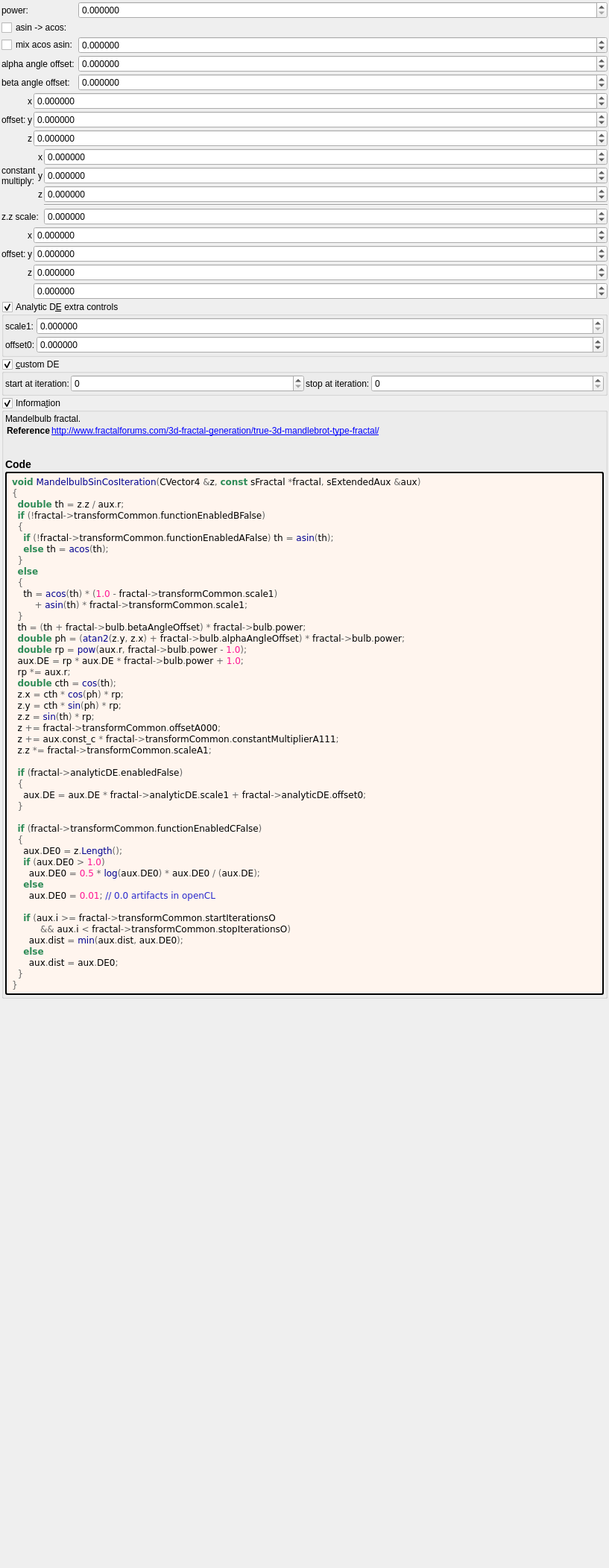
<?xml version="1.0" encoding="UTF-8"?>
<ui version="4.0">
 <class>Form</class>
 <widget class="QWidget" name="Form">
  <property name="geometry">
   <rect>
    <x>0</x>
    <y>0</y>
    <width>817</width>
    <height>2104</height>
   </rect>
  </property>
  <property name="windowTitle">
   <string notr="true">mandelbulb_sin_cos</string>
  </property>
  <layout class="QVBoxLayout" name="verticalLayout">
   <property name="spacing">
    <number>2</number>
   </property>
   <property name="leftMargin">
    <number>2</number>
   </property>
   <property name="topMargin">
    <number>2</number>
   </property>
   <property name="rightMargin">
    <number>2</number>
   </property>
   <property name="bottomMargin">
    <number>2</number>
   </property>
   <item>
    <layout class="QGridLayout" name="gridLayout" columnstretch="0,1">
     <property name="spacing">
      <number>2</number>
     </property>
     <item row="1" column="1">
      <widget class="MyDoubleSpinBox" name="spinbox_power">
       <property name="sizePolicy">
        <sizepolicy hsizetype="Minimum" vsizetype="Maximum">
         <horstretch>0</horstretch>
         <verstretch>0</verstretch>
        </sizepolicy>
       </property>
       <property name="prefix">
        <string/>
       </property>
       <property name="suffix">
        <string/>
       </property>
       <property name="decimals">
        <number>6</number>
       </property>
       <property name="minimum">
        <double>0.000000000000000</double>
       </property>
       <property name="maximum">
        <double>99.989999999999995</double>
       </property>
       <property name="singleStep">
        <double>0.100000000000000</double>
       </property>
      </widget>
     </item>
     <item row="2" column="0">
      <widget class="MyCheckBox" name="checkBox_transf_function_enabledA_false">
       <property name="text">
        <string>asin -&gt; acos:</string>
       </property>
      </widget>
     </item>
     <item row="1" column="0">
      <widget class="QLabel" name="label_42">
       <property name="text">
        <string notr="true">power:</string>
       </property>
      </widget>
     </item>
     <item row="5" column="1">
      <widget class="MyDoubleSpinBox" name="spinboxd_beta_angle_offset">
       <property name="sizePolicy">
        <sizepolicy hsizetype="Minimum" vsizetype="Maximum">
         <horstretch>0</horstretch>
         <verstretch>0</verstretch>
        </sizepolicy>
       </property>
       <property name="prefix">
        <string/>
       </property>
       <property name="suffix">
        <string/>
       </property>
       <property name="decimals">
        <number>6</number>
       </property>
       <property name="minimum">
        <double>-36000.000000000000000</double>
       </property>
       <property name="maximum">
        <double>36000.000000000000000</double>
       </property>
       <property name="singleStep">
        <double>0.100000000000000</double>
       </property>
      </widget>
     </item>
     <item row="5" column="0">
      <widget class="QLabel" name="label_9">
       <property name="text">
        <string>beta angle offset:</string>
       </property>
      </widget>
     </item>
     <item row="4" column="1">
      <widget class="MyDoubleSpinBox" name="spinboxd_alpha_angle_offset">
       <property name="sizePolicy">
        <sizepolicy hsizetype="Minimum" vsizetype="Maximum">
         <horstretch>0</horstretch>
         <verstretch>0</verstretch>
        </sizepolicy>
       </property>
       <property name="prefix">
        <string/>
       </property>
       <property name="suffix">
        <string/>
       </property>
       <property name="decimals">
        <number>6</number>
       </property>
       <property name="minimum">
        <double>-36000.000000000000000</double>
       </property>
       <property name="maximum">
        <double>36000.000000000000000</double>
       </property>
       <property name="singleStep">
        <double>0.100000000000000</double>
       </property>
      </widget>
     </item>
     <item row="4" column="0">
      <widget class="QLabel" name="label_8">
       <property name="text">
        <string>alpha angle offset:</string>
       </property>
      </widget>
     </item>
     <item row="3" column="1">
      <widget class="MyDoubleSpinBox" name="spinbox_transf_scale_1">
       <property name="sizePolicy">
        <sizepolicy hsizetype="Minimum" vsizetype="Maximum">
         <horstretch>0</horstretch>
         <verstretch>0</verstretch>
        </sizepolicy>
       </property>
       <property name="prefix">
        <string/>
       </property>
       <property name="suffix">
        <string/>
       </property>
       <property name="decimals">
        <number>6</number>
       </property>
       <property name="minimum">
        <double>-36000.000000000000000</double>
       </property>
       <property name="maximum">
        <double>36000.000000000000000</double>
       </property>
       <property name="singleStep">
        <double>0.100000000000000</double>
       </property>
      </widget>
     </item>
     <item row="3" column="0">
      <widget class="MyCheckBox" name="checkBox_transf_function_enabledB_false">
       <property name="text">
        <string>mix acos asin:</string>
       </property>
      </widget>
     </item>
    </layout>
   </item>
   <item>
    <layout class="QGridLayout" name="gridLayout_14" columnstretch="0,0,1">
     <property name="spacing">
      <number>2</number>
     </property>
     <item row="2" column="2">
      <widget class="MyDoubleSpinBox" name="spinbox3_transf_offsetA_000_z">
       <property name="sizePolicy">
        <sizepolicy hsizetype="Minimum" vsizetype="Maximum">
         <horstretch>0</horstretch>
         <verstretch>0</verstretch>
        </sizepolicy>
       </property>
       <property name="prefix">
        <string/>
       </property>
       <property name="suffix">
        <string/>
       </property>
       <property name="decimals">
        <number>6</number>
       </property>
       <property name="minimum">
        <double>-99.989999999999995</double>
       </property>
       <property name="maximum">
        <double>99.989999999999995</double>
       </property>
       <property name="singleStep">
        <double>0.100000000000000</double>
       </property>
      </widget>
     </item>
     <item row="1" column="2">
      <widget class="MyDoubleSpinBox" name="spinbox3_transf_offsetA_000_y">
       <property name="sizePolicy">
        <sizepolicy hsizetype="Minimum" vsizetype="Maximum">
         <horstretch>0</horstretch>
         <verstretch>0</verstretch>
        </sizepolicy>
       </property>
       <property name="prefix">
        <string/>
       </property>
       <property name="suffix">
        <string/>
       </property>
       <property name="decimals">
        <number>6</number>
       </property>
       <property name="minimum">
        <double>-99.989999999999995</double>
       </property>
       <property name="maximum">
        <double>99.989999999999995</double>
       </property>
       <property name="singleStep">
        <double>0.100000000000000</double>
       </property>
      </widget>
     </item>
     <item row="0" column="2">
      <widget class="MyDoubleSpinBox" name="spinbox3_transf_offsetA_000_x">
       <property name="sizePolicy">
        <sizepolicy hsizetype="Minimum" vsizetype="Maximum">
         <horstretch>0</horstretch>
         <verstretch>0</verstretch>
        </sizepolicy>
       </property>
       <property name="prefix">
        <string/>
       </property>
       <property name="suffix">
        <string/>
       </property>
       <property name="decimals">
        <number>6</number>
       </property>
       <property name="minimum">
        <double>-99.989999999999995</double>
       </property>
       <property name="maximum">
        <double>99.989999999999995</double>
       </property>
       <property name="singleStep">
        <double>0.100000000000000</double>
       </property>
      </widget>
     </item>
     <item row="0" column="1">
      <widget class="QLabel" name="label_114">
       <property name="text">
        <string notr="true">x</string>
       </property>
      </widget>
     </item>
     <item row="1" column="1">
      <widget class="QLabel" name="label_120">
       <property name="text">
        <string notr="true">y</string>
       </property>
      </widget>
     </item>
     <item row="2" column="1">
      <widget class="QLabel" name="label_121">
       <property name="text">
        <string notr="true">z</string>
       </property>
      </widget>
     </item>
     <item row="0" column="0" rowspan="3">
      <widget class="QLabel" name="label_263">
       <property name="text">
        <string>offset:</string>
       </property>
      </widget>
     </item>
    </layout>
   </item>
   <item>
    <layout class="QGridLayout" name="gridLayout_13" columnstretch="0,0,1">
     <property name="spacing">
      <number>2</number>
     </property>
     <item row="0" column="2">
      <widget class="MyDoubleSpinBox" name="spinbox3_transf_constant_multiplierA_111_x">
       <property name="sizePolicy">
        <sizepolicy hsizetype="Minimum" vsizetype="Maximum">
         <horstretch>0</horstretch>
         <verstretch>0</verstretch>
        </sizepolicy>
       </property>
       <property name="prefix">
        <string/>
       </property>
       <property name="suffix">
        <string/>
       </property>
       <property name="decimals">
        <number>6</number>
       </property>
       <property name="minimum">
        <double>-99.989999999999995</double>
       </property>
       <property name="maximum">
        <double>99.989999999999995</double>
       </property>
       <property name="singleStep">
        <double>0.100000000000000</double>
       </property>
      </widget>
     </item>
     <item row="4" column="2">
      <widget class="MyDoubleSpinBox" name="spinbox_transf_scaleA_1">
       <property name="sizePolicy">
        <sizepolicy hsizetype="Minimum" vsizetype="Maximum">
         <horstretch>0</horstretch>
         <verstretch>0</verstretch>
        </sizepolicy>
       </property>
       <property name="prefix">
        <string/>
       </property>
       <property name="suffix">
        <string/>
       </property>
       <property name="decimals">
        <number>6</number>
       </property>
       <property name="minimum">
        <double>-36000.000000000000000</double>
       </property>
       <property name="maximum">
        <double>36000.000000000000000</double>
       </property>
       <property name="singleStep">
        <double>0.100000000000000</double>
       </property>
      </widget>
     </item>
     <item row="0" column="0" rowspan="3">
      <widget class="QLabel" name="label_262">
       <property name="text">
        <string>constant
multiply:</string>
       </property>
      </widget>
     </item>
     <item row="0" column="1">
      <widget class="QLabel" name="label_113">
       <property name="text">
        <string notr="true">x</string>
       </property>
      </widget>
     </item>
     <item row="4" column="0" colspan="2">
      <widget class="QLabel" name="label_43">
       <property name="text">
        <string notr="true">z.z scale:</string>
       </property>
      </widget>
     </item>
     <item row="2" column="2">
      <widget class="MyDoubleSpinBox" name="spinbox3_transf_constant_multiplierA_111_z">
       <property name="sizePolicy">
        <sizepolicy hsizetype="Minimum" vsizetype="Maximum">
         <horstretch>0</horstretch>
         <verstretch>0</verstretch>
        </sizepolicy>
       </property>
       <property name="prefix">
        <string/>
       </property>
       <property name="suffix">
        <string/>
       </property>
       <property name="decimals">
        <number>6</number>
       </property>
       <property name="minimum">
        <double>-99.989999999999995</double>
       </property>
       <property name="maximum">
        <double>99.989999999999995</double>
       </property>
       <property name="singleStep">
        <double>0.100000000000000</double>
       </property>
      </widget>
     </item>
     <item row="1" column="2">
      <widget class="MyDoubleSpinBox" name="spinbox3_transf_constant_multiplierA_111_y">
       <property name="sizePolicy">
        <sizepolicy hsizetype="Minimum" vsizetype="Maximum">
         <horstretch>0</horstretch>
         <verstretch>0</verstretch>
        </sizepolicy>
       </property>
       <property name="prefix">
        <string/>
       </property>
       <property name="suffix">
        <string/>
       </property>
       <property name="decimals">
        <number>6</number>
       </property>
       <property name="minimum">
        <double>-99.989999999999995</double>
       </property>
       <property name="maximum">
        <double>99.989999999999995</double>
       </property>
       <property name="singleStep">
        <double>0.100000000000000</double>
       </property>
      </widget>
     </item>
     <item row="1" column="1">
      <widget class="QLabel" name="label_118">
       <property name="text">
        <string notr="true">y</string>
       </property>
      </widget>
     </item>
     <item row="2" column="1">
      <widget class="QLabel" name="label_119">
       <property name="text">
        <string notr="true">z</string>
       </property>
      </widget>
     </item>
     <item row="3" column="2">
      <widget class="Line" name="line">
       <property name="orientation">
        <enum>Qt::Horizontal</enum>
       </property>
      </widget>
     </item>
    </layout>
   </item>
   <item>
    <layout class="QGridLayout" name="gridLayout_15" columnstretch="0,0,1">
     <property name="spacing">
      <number>2</number>
     </property>
     <item row="0" column="0" rowspan="3">
      <widget class="QLabel" name="label_264">
       <property name="text">
        <string>offset:</string>
       </property>
      </widget>
     </item>
     <item row="0" column="1">
      <widget class="QLabel" name="label_115">
       <property name="text">
        <string notr="true">x</string>
       </property>
      </widget>
     </item>
     <item row="0" column="2">
      <widget class="MyDoubleSpinBox" name="spinbox3_transf_scale3D_111_x">
       <property name="sizePolicy">
        <sizepolicy hsizetype="Minimum" vsizetype="Maximum">
         <horstretch>0</horstretch>
         <verstretch>0</verstretch>
        </sizepolicy>
       </property>
       <property name="prefix">
        <string/>
       </property>
       <property name="suffix">
        <string/>
       </property>
       <property name="decimals">
        <number>6</number>
       </property>
       <property name="minimum">
        <double>-99.989999999999995</double>
       </property>
       <property name="maximum">
        <double>99.989999999999995</double>
       </property>
       <property name="singleStep">
        <double>0.100000000000000</double>
       </property>
      </widget>
     </item>
     <item row="2" column="2">
      <widget class="MyDoubleSpinBox" name="spinbox3_transf_scale3D_111_z">
       <property name="sizePolicy">
        <sizepolicy hsizetype="Minimum" vsizetype="Maximum">
         <horstretch>0</horstretch>
         <verstretch>0</verstretch>
        </sizepolicy>
       </property>
       <property name="prefix">
        <string/>
       </property>
       <property name="suffix">
        <string/>
       </property>
       <property name="decimals">
        <number>6</number>
       </property>
       <property name="minimum">
        <double>-99.989999999999995</double>
       </property>
       <property name="maximum">
        <double>99.989999999999995</double>
       </property>
       <property name="singleStep">
        <double>0.100000000000000</double>
       </property>
      </widget>
     </item>
     <item row="1" column="1">
      <widget class="QLabel" name="label_122">
       <property name="text">
        <string notr="true">y</string>
       </property>
      </widget>
     </item>
     <item row="1" column="2">
      <widget class="MyDoubleSpinBox" name="spinbox3_transf_scale3D_111_y">
       <property name="sizePolicy">
        <sizepolicy hsizetype="Minimum" vsizetype="Maximum">
         <horstretch>0</horstretch>
         <verstretch>0</verstretch>
        </sizepolicy>
       </property>
       <property name="prefix">
        <string/>
       </property>
       <property name="suffix">
        <string/>
       </property>
       <property name="decimals">
        <number>6</number>
       </property>
       <property name="minimum">
        <double>-99.989999999999995</double>
       </property>
       <property name="maximum">
        <double>99.989999999999995</double>
       </property>
       <property name="singleStep">
        <double>0.100000000000000</double>
       </property>
      </widget>
     </item>
     <item row="2" column="1">
      <widget class="QLabel" name="label_123">
       <property name="text">
        <string notr="true">z</string>
       </property>
      </widget>
     </item>
     <item row="3" column="2">
      <widget class="MyDoubleSpinBox" name="spinbox_transf_scaleB_1">
       <property name="sizePolicy">
        <sizepolicy hsizetype="Minimum" vsizetype="Maximum">
         <horstretch>0</horstretch>
         <verstretch>0</verstretch>
        </sizepolicy>
       </property>
       <property name="prefix">
        <string/>
       </property>
       <property name="suffix">
        <string/>
       </property>
       <property name="decimals">
        <number>6</number>
       </property>
       <property name="minimum">
        <double>-36000.000000000000000</double>
       </property>
       <property name="maximum">
        <double>36000.000000000000000</double>
       </property>
       <property name="singleStep">
        <double>0.100000000000000</double>
       </property>
      </widget>
     </item>
    </layout>
   </item>
   <item>
    <widget class="MyGroupBox" name="groupCheck_analyticDE_enabled_false">
     <property name="title">
      <string>Analytic D&amp;E extra controls</string>
     </property>
     <property name="checkable">
      <bool>true</bool>
     </property>
     <layout class="QVBoxLayout" name="verticalLayout_12" stretch="0">
      <property name="spacing">
       <number>2</number>
      </property>
      <property name="leftMargin">
       <number>2</number>
      </property>
      <property name="topMargin">
       <number>2</number>
      </property>
      <property name="rightMargin">
       <number>2</number>
      </property>
      <property name="bottomMargin">
       <number>2</number>
      </property>
      <item>
       <layout class="QGridLayout" name="gridLayout_28" columnstretch="0,0,1">
        <property name="spacing">
         <number>2</number>
        </property>
        <item row="0" column="1">
         <widget class="QLabel" name="label_179">
          <property name="text">
           <string>scale1:</string>
          </property>
         </widget>
        </item>
        <item row="0" column="2">
         <widget class="MyDoubleSpinBox" name="spinbox_analyticDE_scale_1">
          <property name="sizePolicy">
           <sizepolicy hsizetype="Minimum" vsizetype="Maximum">
            <horstretch>0</horstretch>
            <verstretch>0</verstretch>
           </sizepolicy>
          </property>
          <property name="prefix">
           <string/>
          </property>
          <property name="suffix">
           <string/>
          </property>
          <property name="decimals">
           <number>6</number>
          </property>
          <property name="minimum">
           <double>0.000000000000000</double>
          </property>
          <property name="maximum">
           <double>99.989999999999995</double>
          </property>
          <property name="singleStep">
           <double>0.010000000000000</double>
          </property>
         </widget>
        </item>
        <item row="1" column="2">
         <widget class="MyDoubleSpinBox" name="spinbox_analyticDE_offset_0">
          <property name="sizePolicy">
           <sizepolicy hsizetype="Minimum" vsizetype="Maximum">
            <horstretch>0</horstretch>
            <verstretch>0</verstretch>
           </sizepolicy>
          </property>
          <property name="prefix">
           <string/>
          </property>
          <property name="suffix">
           <string/>
          </property>
          <property name="decimals">
           <number>6</number>
          </property>
          <property name="minimum">
           <double>-99.989999999999995</double>
          </property>
          <property name="maximum">
           <double>99.989999999999995</double>
          </property>
          <property name="singleStep">
           <double>0.100000000000000</double>
          </property>
         </widget>
        </item>
        <item row="1" column="1">
         <widget class="QLabel" name="label_180">
          <property name="text">
           <string>offset0:</string>
          </property>
         </widget>
        </item>
       </layout>
      </item>
     </layout>
    </widget>
   </item>
   <item>
    <widget class="MyGroupBox" name="groupCheck_transf_function_enabledC_false">
     <property name="title">
      <string>&amp;custom DE</string>
     </property>
     <property name="checkable">
      <bool>true</bool>
     </property>
     <layout class="QVBoxLayout" name="verticalLayout_11" stretch="0">
      <property name="spacing">
       <number>2</number>
      </property>
      <property name="leftMargin">
       <number>2</number>
      </property>
      <property name="topMargin">
       <number>2</number>
      </property>
      <property name="rightMargin">
       <number>2</number>
      </property>
      <property name="bottomMargin">
       <number>2</number>
      </property>
      <item>
       <layout class="QHBoxLayout" name="horizontalLayout_3" stretch="0,1,0,1">
        <item>
         <widget class="QLabel" name="label_76">
          <property name="text">
           <string>start at iteration:</string>
          </property>
         </widget>
        </item>
        <item>
         <widget class="MySpinBox" name="spinboxInt_transf_start_iterations_O">
          <property name="sizePolicy">
           <sizepolicy hsizetype="Minimum" vsizetype="Maximum">
            <horstretch>0</horstretch>
            <verstretch>0</verstretch>
           </sizepolicy>
          </property>
          <property name="minimum">
           <number>0</number>
          </property>
          <property name="maximum">
           <number>999</number>
          </property>
          <property name="value">
           <number>0</number>
          </property>
         </widget>
        </item>
        <item>
         <widget class="QLabel" name="label_60">
          <property name="text">
           <string>stop at iteration:</string>
          </property>
         </widget>
        </item>
        <item>
         <widget class="MySpinBox" name="spinboxInt_transf_stop_iterations_O">
          <property name="sizePolicy">
           <sizepolicy hsizetype="Preferred" vsizetype="Maximum">
            <horstretch>0</horstretch>
            <verstretch>0</verstretch>
           </sizepolicy>
          </property>
          <property name="maximum">
           <number>999</number>
          </property>
         </widget>
        </item>
       </layout>
      </item>
     </layout>
    </widget>
   </item>
   <item>
    <widget class="MyGroupBox" name="groupCheck_info">
     <property name="title">
      <string>Informa&amp;tion</string>
     </property>
     <property name="flat">
      <bool>false</bool>
     </property>
     <property name="checkable">
      <bool>true</bool>
     </property>
     <layout class="QVBoxLayout" name="verticalLayout_2">
      <property name="spacing">
       <number>2</number>
      </property>
      <property name="leftMargin">
       <number>2</number>
      </property>
      <property name="topMargin">
       <number>2</number>
      </property>
      <property name="rightMargin">
       <number>2</number>
      </property>
      <property name="bottomMargin">
       <number>2</number>
      </property>
      <item>
       <widget class="QLabel" name="label_information_general">
        <property name="text">
         <string notr="true">&lt;p&gt;Mandelbulb fractal.&lt;/p&gt;&lt;table&gt;
&lt;tr&gt;&lt;th&gt;Reference&lt;/th&gt;&lt;td&gt;&lt;a href=&quot;http://www.fractalforums.com/3d-fractal-generation/true-3d-mandlebrot-type-fractal/&quot;&gt;http://www.fractalforums.com/3d-fractal-generation/true-3d-mandlebrot-type-fractal/&lt;br&gt;
&lt;/td&gt;&lt;/tr&gt;
&lt;/table&gt;
&lt;h3&gt;Code&lt;/h3&gt;</string>
        </property>
        <property name="wordWrap">
         <bool>true</bool>
        </property>
        <property name="openExternalLinks">
         <bool>true</bool>
        </property>
        <property name="textInteractionFlags">
         <set>Qt::LinksAccessibleByMouse|Qt::TextSelectableByMouse</set>
        </property>
       </widget>
      </item>
      <item>
       <widget class="QLabel" name="label_code_content">
        <property name="styleSheet">
         <string notr="true">border-style: outset; border-width: 2px; border-radius: 3px; border-color: black; background-color: #fff5ee; padding: 4px;</string>
        </property>
        <property name="text">
         <string notr="true">&lt;body style=&quot;background-color:#fff5ee&quot;&gt;
&lt;pre style=&quot;color:#000000; background-color:#fff5ee;  font-family:'Courier New',monospace;&quot;&gt;&lt;span style=&quot;color:#2e8b57; font-weight:bold&quot;&gt;void&lt;/span&gt; &lt;span style=&quot;color:#00008f&quot;&gt;MandelbulbSinCosIteration&lt;/span&gt;&lt;span style=&quot;color:#676767&quot;&gt;(&lt;/span&gt;CVector4 &lt;span style=&quot;color:#676767&quot;&gt;&amp;amp;&lt;/span&gt;z&lt;span style=&quot;color:#676767&quot;&gt;,&lt;/span&gt; &lt;span style=&quot;color:#2e8b57; font-weight:bold&quot;&gt;const&lt;/span&gt; sFractal &lt;span style=&quot;color:#676767&quot;&gt;*&lt;/span&gt;fractal&lt;span style=&quot;color:#676767&quot;&gt;,&lt;/span&gt; sExtendedAux &lt;span style=&quot;color:#676767&quot;&gt;&amp;amp;&lt;/span&gt;aux&lt;span style=&quot;color:#676767&quot;&gt;)&lt;/span&gt;
&lt;span style=&quot;color:#676767&quot;&gt;{&lt;/span&gt;
  &lt;span style=&quot;color:#2e8b57; font-weight:bold&quot;&gt;double&lt;/span&gt; th &lt;span style=&quot;color:#676767&quot;&gt;=&lt;/span&gt; z&lt;span style=&quot;color:#676767&quot;&gt;.&lt;/span&gt;z &lt;span style=&quot;color:#676767&quot;&gt;/&lt;/span&gt; aux&lt;span style=&quot;color:#676767&quot;&gt;.&lt;/span&gt;r&lt;span style=&quot;color:#676767&quot;&gt;;&lt;/span&gt;
  &lt;span style=&quot;color:#2e8b57; font-weight:bold&quot;&gt;if&lt;/span&gt; &lt;span style=&quot;color:#676767&quot;&gt;(!&lt;/span&gt;fractal&lt;span style=&quot;color:#676767&quot;&gt;-&amp;gt;&lt;/span&gt;transformCommon&lt;span style=&quot;color:#676767&quot;&gt;.&lt;/span&gt;functionEnabledBFalse&lt;span style=&quot;color:#676767&quot;&gt;)&lt;/span&gt;
  &lt;span style=&quot;color:#676767&quot;&gt;{&lt;/span&gt;
    &lt;span style=&quot;color:#2e8b57; font-weight:bold&quot;&gt;if&lt;/span&gt; &lt;span style=&quot;color:#676767&quot;&gt;(!&lt;/span&gt;fractal&lt;span style=&quot;color:#676767&quot;&gt;-&amp;gt;&lt;/span&gt;transformCommon&lt;span style=&quot;color:#676767&quot;&gt;.&lt;/span&gt;functionEnabledAFalse&lt;span style=&quot;color:#676767&quot;&gt;)&lt;/span&gt; th &lt;span style=&quot;color:#676767&quot;&gt;=&lt;/span&gt; &lt;span style=&quot;color:#00008f&quot;&gt;asin&lt;/span&gt;&lt;span style=&quot;color:#676767&quot;&gt;(&lt;/span&gt;th&lt;span style=&quot;color:#676767&quot;&gt;);&lt;/span&gt;
    &lt;span style=&quot;color:#2e8b57; font-weight:bold&quot;&gt;else&lt;/span&gt; th &lt;span style=&quot;color:#676767&quot;&gt;=&lt;/span&gt; &lt;span style=&quot;color:#00008f&quot;&gt;acos&lt;/span&gt;&lt;span style=&quot;color:#676767&quot;&gt;(&lt;/span&gt;th&lt;span style=&quot;color:#676767&quot;&gt;);&lt;/span&gt;
  &lt;span style=&quot;color:#676767&quot;&gt;}&lt;/span&gt;
  &lt;span style=&quot;color:#2e8b57; font-weight:bold&quot;&gt;else&lt;/span&gt;
  &lt;span style=&quot;color:#676767&quot;&gt;{&lt;/span&gt;
    th &lt;span style=&quot;color:#676767&quot;&gt;=&lt;/span&gt; &lt;span style=&quot;color:#00008f&quot;&gt;acos&lt;/span&gt;&lt;span style=&quot;color:#676767&quot;&gt;(&lt;/span&gt;th&lt;span style=&quot;color:#676767&quot;&gt;) * (&lt;/span&gt;&lt;span style=&quot;color:#ff1493&quot;&gt;1.0&lt;/span&gt; &lt;span style=&quot;color:#676767&quot;&gt;-&lt;/span&gt; fractal&lt;span style=&quot;color:#676767&quot;&gt;-&amp;gt;&lt;/span&gt;transformCommon&lt;span style=&quot;color:#676767&quot;&gt;.&lt;/span&gt;scale1&lt;span style=&quot;color:#676767&quot;&gt;)&lt;/span&gt;
        &lt;span style=&quot;color:#676767&quot;&gt;+&lt;/span&gt; &lt;span style=&quot;color:#00008f&quot;&gt;asin&lt;/span&gt;&lt;span style=&quot;color:#676767&quot;&gt;(&lt;/span&gt;th&lt;span style=&quot;color:#676767&quot;&gt;) *&lt;/span&gt; fractal&lt;span style=&quot;color:#676767&quot;&gt;-&amp;gt;&lt;/span&gt;transformCommon&lt;span style=&quot;color:#676767&quot;&gt;.&lt;/span&gt;scale1&lt;span style=&quot;color:#676767&quot;&gt;;&lt;/span&gt;
  &lt;span style=&quot;color:#676767&quot;&gt;}&lt;/span&gt;
  th &lt;span style=&quot;color:#676767&quot;&gt;= (&lt;/span&gt;th &lt;span style=&quot;color:#676767&quot;&gt;+&lt;/span&gt; fractal&lt;span style=&quot;color:#676767&quot;&gt;-&amp;gt;&lt;/span&gt;bulb&lt;span style=&quot;color:#676767&quot;&gt;.&lt;/span&gt;betaAngleOffset&lt;span style=&quot;color:#676767&quot;&gt;) *&lt;/span&gt; fractal&lt;span style=&quot;color:#676767&quot;&gt;-&amp;gt;&lt;/span&gt;bulb&lt;span style=&quot;color:#676767&quot;&gt;.&lt;/span&gt;power&lt;span style=&quot;color:#676767&quot;&gt;;&lt;/span&gt;
  &lt;span style=&quot;color:#2e8b57; font-weight:bold&quot;&gt;double&lt;/span&gt; ph &lt;span style=&quot;color:#676767&quot;&gt;= (&lt;/span&gt;&lt;span style=&quot;color:#00008f&quot;&gt;atan2&lt;/span&gt;&lt;span style=&quot;color:#676767&quot;&gt;(&lt;/span&gt;z&lt;span style=&quot;color:#676767&quot;&gt;.&lt;/span&gt;y&lt;span style=&quot;color:#676767&quot;&gt;,&lt;/span&gt; z&lt;span style=&quot;color:#676767&quot;&gt;.&lt;/span&gt;x&lt;span style=&quot;color:#676767&quot;&gt;) +&lt;/span&gt; fractal&lt;span style=&quot;color:#676767&quot;&gt;-&amp;gt;&lt;/span&gt;bulb&lt;span style=&quot;color:#676767&quot;&gt;.&lt;/span&gt;alphaAngleOffset&lt;span style=&quot;color:#676767&quot;&gt;) *&lt;/span&gt; fractal&lt;span style=&quot;color:#676767&quot;&gt;-&amp;gt;&lt;/span&gt;bulb&lt;span style=&quot;color:#676767&quot;&gt;.&lt;/span&gt;power&lt;span style=&quot;color:#676767&quot;&gt;;&lt;/span&gt;
  &lt;span style=&quot;color:#2e8b57; font-weight:bold&quot;&gt;double&lt;/span&gt; rp &lt;span style=&quot;color:#676767&quot;&gt;=&lt;/span&gt; &lt;span style=&quot;color:#00008f&quot;&gt;pow&lt;/span&gt;&lt;span style=&quot;color:#676767&quot;&gt;(&lt;/span&gt;aux&lt;span style=&quot;color:#676767&quot;&gt;.&lt;/span&gt;r&lt;span style=&quot;color:#676767&quot;&gt;,&lt;/span&gt; fractal&lt;span style=&quot;color:#676767&quot;&gt;-&amp;gt;&lt;/span&gt;bulb&lt;span style=&quot;color:#676767&quot;&gt;.&lt;/span&gt;power &lt;span style=&quot;color:#676767&quot;&gt;-&lt;/span&gt; &lt;span style=&quot;color:#ff1493&quot;&gt;1.0&lt;/span&gt;&lt;span style=&quot;color:#676767&quot;&gt;);&lt;/span&gt;
  aux&lt;span style=&quot;color:#676767&quot;&gt;.&lt;/span&gt;DE &lt;span style=&quot;color:#676767&quot;&gt;=&lt;/span&gt; rp &lt;span style=&quot;color:#676767&quot;&gt;*&lt;/span&gt; aux&lt;span style=&quot;color:#676767&quot;&gt;.&lt;/span&gt;DE &lt;span style=&quot;color:#676767&quot;&gt;*&lt;/span&gt; fractal&lt;span style=&quot;color:#676767&quot;&gt;-&amp;gt;&lt;/span&gt;bulb&lt;span style=&quot;color:#676767&quot;&gt;.&lt;/span&gt;power &lt;span style=&quot;color:#676767&quot;&gt;+&lt;/span&gt; &lt;span style=&quot;color:#ff1493&quot;&gt;1.0&lt;/span&gt;&lt;span style=&quot;color:#676767&quot;&gt;;&lt;/span&gt;
  rp &lt;span style=&quot;color:#676767&quot;&gt;*=&lt;/span&gt; aux&lt;span style=&quot;color:#676767&quot;&gt;.&lt;/span&gt;r&lt;span style=&quot;color:#676767&quot;&gt;;&lt;/span&gt;
  &lt;span style=&quot;color:#2e8b57; font-weight:bold&quot;&gt;double&lt;/span&gt; cth &lt;span style=&quot;color:#676767&quot;&gt;=&lt;/span&gt; &lt;span style=&quot;color:#00008f&quot;&gt;cos&lt;/span&gt;&lt;span style=&quot;color:#676767&quot;&gt;(&lt;/span&gt;th&lt;span style=&quot;color:#676767&quot;&gt;);&lt;/span&gt;
  z&lt;span style=&quot;color:#676767&quot;&gt;.&lt;/span&gt;x &lt;span style=&quot;color:#676767&quot;&gt;=&lt;/span&gt; cth &lt;span style=&quot;color:#676767&quot;&gt;*&lt;/span&gt; &lt;span style=&quot;color:#00008f&quot;&gt;cos&lt;/span&gt;&lt;span style=&quot;color:#676767&quot;&gt;(&lt;/span&gt;ph&lt;span style=&quot;color:#676767&quot;&gt;) *&lt;/span&gt; rp&lt;span style=&quot;color:#676767&quot;&gt;;&lt;/span&gt;
  z&lt;span style=&quot;color:#676767&quot;&gt;.&lt;/span&gt;y &lt;span style=&quot;color:#676767&quot;&gt;=&lt;/span&gt; cth &lt;span style=&quot;color:#676767&quot;&gt;*&lt;/span&gt; &lt;span style=&quot;color:#00008f&quot;&gt;sin&lt;/span&gt;&lt;span style=&quot;color:#676767&quot;&gt;(&lt;/span&gt;ph&lt;span style=&quot;color:#676767&quot;&gt;) *&lt;/span&gt; rp&lt;span style=&quot;color:#676767&quot;&gt;;&lt;/span&gt;
  z&lt;span style=&quot;color:#676767&quot;&gt;.&lt;/span&gt;z &lt;span style=&quot;color:#676767&quot;&gt;=&lt;/span&gt; &lt;span style=&quot;color:#00008f&quot;&gt;sin&lt;/span&gt;&lt;span style=&quot;color:#676767&quot;&gt;(&lt;/span&gt;th&lt;span style=&quot;color:#676767&quot;&gt;) *&lt;/span&gt; rp&lt;span style=&quot;color:#676767&quot;&gt;;&lt;/span&gt;
  z &lt;span style=&quot;color:#676767&quot;&gt;+=&lt;/span&gt; fractal&lt;span style=&quot;color:#676767&quot;&gt;-&amp;gt;&lt;/span&gt;transformCommon&lt;span style=&quot;color:#676767&quot;&gt;.&lt;/span&gt;offsetA000&lt;span style=&quot;color:#676767&quot;&gt;;&lt;/span&gt;
  z &lt;span style=&quot;color:#676767&quot;&gt;+=&lt;/span&gt; aux&lt;span style=&quot;color:#676767&quot;&gt;.&lt;/span&gt;const_c &lt;span style=&quot;color:#676767&quot;&gt;*&lt;/span&gt; fractal&lt;span style=&quot;color:#676767&quot;&gt;-&amp;gt;&lt;/span&gt;transformCommon&lt;span style=&quot;color:#676767&quot;&gt;.&lt;/span&gt;constantMultiplierA111&lt;span style=&quot;color:#676767&quot;&gt;;&lt;/span&gt;
  z&lt;span style=&quot;color:#676767&quot;&gt;.&lt;/span&gt;z &lt;span style=&quot;color:#676767&quot;&gt;*=&lt;/span&gt; fractal&lt;span style=&quot;color:#676767&quot;&gt;-&amp;gt;&lt;/span&gt;transformCommon&lt;span style=&quot;color:#676767&quot;&gt;.&lt;/span&gt;scaleA1&lt;span style=&quot;color:#676767&quot;&gt;;&lt;/span&gt;

  &lt;span style=&quot;color:#2e8b57; font-weight:bold&quot;&gt;if&lt;/span&gt; &lt;span style=&quot;color:#676767&quot;&gt;(&lt;/span&gt;fractal&lt;span style=&quot;color:#676767&quot;&gt;-&amp;gt;&lt;/span&gt;analyticDE&lt;span style=&quot;color:#676767&quot;&gt;.&lt;/span&gt;enabledFalse&lt;span style=&quot;color:#676767&quot;&gt;)&lt;/span&gt;
  &lt;span style=&quot;color:#676767&quot;&gt;{&lt;/span&gt;
    aux&lt;span style=&quot;color:#676767&quot;&gt;.&lt;/span&gt;DE &lt;span style=&quot;color:#676767&quot;&gt;=&lt;/span&gt; aux&lt;span style=&quot;color:#676767&quot;&gt;.&lt;/span&gt;DE &lt;span style=&quot;color:#676767&quot;&gt;*&lt;/span&gt; fractal&lt;span style=&quot;color:#676767&quot;&gt;-&amp;gt;&lt;/span&gt;analyticDE&lt;span style=&quot;color:#676767&quot;&gt;.&lt;/span&gt;scale1 &lt;span style=&quot;color:#676767&quot;&gt;+&lt;/span&gt; fractal&lt;span style=&quot;color:#676767&quot;&gt;-&amp;gt;&lt;/span&gt;analyticDE&lt;span style=&quot;color:#676767&quot;&gt;.&lt;/span&gt;offset0&lt;span style=&quot;color:#676767&quot;&gt;;&lt;/span&gt;
  &lt;span style=&quot;color:#676767&quot;&gt;}&lt;/span&gt;

  &lt;span style=&quot;color:#2e8b57; font-weight:bold&quot;&gt;if&lt;/span&gt; &lt;span style=&quot;color:#676767&quot;&gt;(&lt;/span&gt;fractal&lt;span style=&quot;color:#676767&quot;&gt;-&amp;gt;&lt;/span&gt;transformCommon&lt;span style=&quot;color:#676767&quot;&gt;.&lt;/span&gt;functionEnabledCFalse&lt;span style=&quot;color:#676767&quot;&gt;)&lt;/span&gt;
  &lt;span style=&quot;color:#676767&quot;&gt;{&lt;/span&gt;
    aux&lt;span style=&quot;color:#676767&quot;&gt;.&lt;/span&gt;DE0 &lt;span style=&quot;color:#676767&quot;&gt;=&lt;/span&gt; z&lt;span style=&quot;color:#676767&quot;&gt;.&lt;/span&gt;&lt;span style=&quot;color:#00008f&quot;&gt;Length&lt;/span&gt;&lt;span style=&quot;color:#676767&quot;&gt;();&lt;/span&gt;
    &lt;span style=&quot;color:#2e8b57; font-weight:bold&quot;&gt;if&lt;/span&gt; &lt;span style=&quot;color:#676767&quot;&gt;(&lt;/span&gt;aux&lt;span style=&quot;color:#676767&quot;&gt;.&lt;/span&gt;DE0 &lt;span style=&quot;color:#676767&quot;&gt;&amp;gt;&lt;/span&gt; &lt;span style=&quot;color:#ff1493&quot;&gt;1.0&lt;/span&gt;&lt;span style=&quot;color:#676767&quot;&gt;)&lt;/span&gt;
      aux&lt;span style=&quot;color:#676767&quot;&gt;.&lt;/span&gt;DE0 &lt;span style=&quot;color:#676767&quot;&gt;=&lt;/span&gt; &lt;span style=&quot;color:#ff1493&quot;&gt;0.5&lt;/span&gt; &lt;span style=&quot;color:#676767&quot;&gt;*&lt;/span&gt; &lt;span style=&quot;color:#00008f&quot;&gt;log&lt;/span&gt;&lt;span style=&quot;color:#676767&quot;&gt;(&lt;/span&gt;aux&lt;span style=&quot;color:#676767&quot;&gt;.&lt;/span&gt;DE0&lt;span style=&quot;color:#676767&quot;&gt;) *&lt;/span&gt; aux&lt;span style=&quot;color:#676767&quot;&gt;.&lt;/span&gt;DE0 &lt;span style=&quot;color:#676767&quot;&gt;/ (&lt;/span&gt;aux&lt;span style=&quot;color:#676767&quot;&gt;.&lt;/span&gt;DE&lt;span style=&quot;color:#676767&quot;&gt;);&lt;/span&gt;
    &lt;span style=&quot;color:#2e8b57; font-weight:bold&quot;&gt;else&lt;/span&gt;
      aux&lt;span style=&quot;color:#676767&quot;&gt;.&lt;/span&gt;DE0 &lt;span style=&quot;color:#676767&quot;&gt;=&lt;/span&gt; &lt;span style=&quot;color:#ff1493&quot;&gt;0.01&lt;/span&gt;&lt;span style=&quot;color:#676767&quot;&gt;;&lt;/span&gt; &lt;span style=&quot;color:#2929cc&quot;&gt;// 0.0 artifacts in openCL&lt;/span&gt;

    &lt;span style=&quot;color:#2e8b57; font-weight:bold&quot;&gt;if&lt;/span&gt; &lt;span style=&quot;color:#676767&quot;&gt;(&lt;/span&gt;aux&lt;span style=&quot;color:#676767&quot;&gt;.&lt;/span&gt;i &lt;span style=&quot;color:#676767&quot;&gt;&amp;gt;=&lt;/span&gt; fractal&lt;span style=&quot;color:#676767&quot;&gt;-&amp;gt;&lt;/span&gt;transformCommon&lt;span style=&quot;color:#676767&quot;&gt;.&lt;/span&gt;startIterationsO
          &lt;span style=&quot;color:#676767&quot;&gt;&amp;amp;&amp;amp;&lt;/span&gt; aux&lt;span style=&quot;color:#676767&quot;&gt;.&lt;/span&gt;i &lt;span style=&quot;color:#676767&quot;&gt;&amp;lt;&lt;/span&gt; fractal&lt;span style=&quot;color:#676767&quot;&gt;-&amp;gt;&lt;/span&gt;transformCommon&lt;span style=&quot;color:#676767&quot;&gt;.&lt;/span&gt;stopIterationsO&lt;span style=&quot;color:#676767&quot;&gt;)&lt;/span&gt;
      aux&lt;span style=&quot;color:#676767&quot;&gt;.&lt;/span&gt;dist &lt;span style=&quot;color:#676767&quot;&gt;=&lt;/span&gt; &lt;span style=&quot;color:#00008f&quot;&gt;min&lt;/span&gt;&lt;span style=&quot;color:#676767&quot;&gt;(&lt;/span&gt;aux&lt;span style=&quot;color:#676767&quot;&gt;.&lt;/span&gt;dist&lt;span style=&quot;color:#676767&quot;&gt;,&lt;/span&gt; aux&lt;span style=&quot;color:#676767&quot;&gt;.&lt;/span&gt;DE0&lt;span style=&quot;color:#676767&quot;&gt;);&lt;/span&gt;
    &lt;span style=&quot;color:#2e8b57; font-weight:bold&quot;&gt;else&lt;/span&gt;
      aux&lt;span style=&quot;color:#676767&quot;&gt;.&lt;/span&gt;dist &lt;span style=&quot;color:#676767&quot;&gt;=&lt;/span&gt; aux&lt;span style=&quot;color:#676767&quot;&gt;.&lt;/span&gt;DE0&lt;span style=&quot;color:#676767&quot;&gt;;&lt;/span&gt;
  &lt;span style=&quot;color:#676767&quot;&gt;}&lt;/span&gt;
&lt;span style=&quot;color:#676767&quot;&gt;}&lt;/span&gt;
&lt;/pre&gt;
&lt;/body&gt;</string>
        </property>
        <property name="wordWrap">
         <bool>true</bool>
        </property>
        <property name="openExternalLinks">
         <bool>true</bool>
        </property>
        <property name="textInteractionFlags">
         <set>Qt::LinksAccessibleByMouse|Qt::TextSelectableByMouse</set>
        </property>
       </widget>
      </item>
     </layout>
    </widget>
   </item>
   <item>
    <spacer name="verticalSpacer">
     <property name="orientation">
      <enum>Qt::Vertical</enum>
     </property>
     <property name="sizeHint" stdset="0">
      <size>
       <width>20</width>
       <height>40</height>
      </size>
     </property>
    </spacer>
   </item>
  </layout>
 </widget>
 <customwidgets>
  <customwidget>
   <class>MyDoubleSpinBox</class>
   <extends>QDoubleSpinBox</extends>
   <header>my_double_spin_box.h</header>
  </customwidget>
  <customwidget>
   <class>MyGroupBox</class>
   <extends>QGroupBox</extends>
   <header>my_group_box.h</header>
   <container>1</container>
  </customwidget>
  <customwidget>
   <class>MyCheckBox</class>
   <extends>QCheckBox</extends>
   <header>my_check_box.h</header>
  </customwidget>
  <customwidget>
   <class>MySpinBox</class>
   <extends>QSpinBox</extends>
   <header>my_spin_box.h</header>
  </customwidget>
 </customwidgets>
 <tabstops>
  <tabstop>spinbox_power</tabstop>
  <tabstop>spinboxd_alpha_angle_offset</tabstop>
  <tabstop>spinboxd_beta_angle_offset</tabstop>
 </tabstops>
 <resources/>
 <connections>
  <connection>
   <sender>checkBox_transf_function_enabledB_false</sender>
   <signal>toggled(bool)</signal>
   <receiver>checkBox_transf_function_enabledA_false</receiver>
   <slot>setDisabled(bool)</slot>
   <hints>
    <hint type="sourcelabel">
     <x>64</x>
     <y>61</y>
    </hint>
    <hint type="destinationlabel">
     <x>101</x>
     <y>41</y>
    </hint>
   </hints>
  </connection>
 </connections>
</ui>
